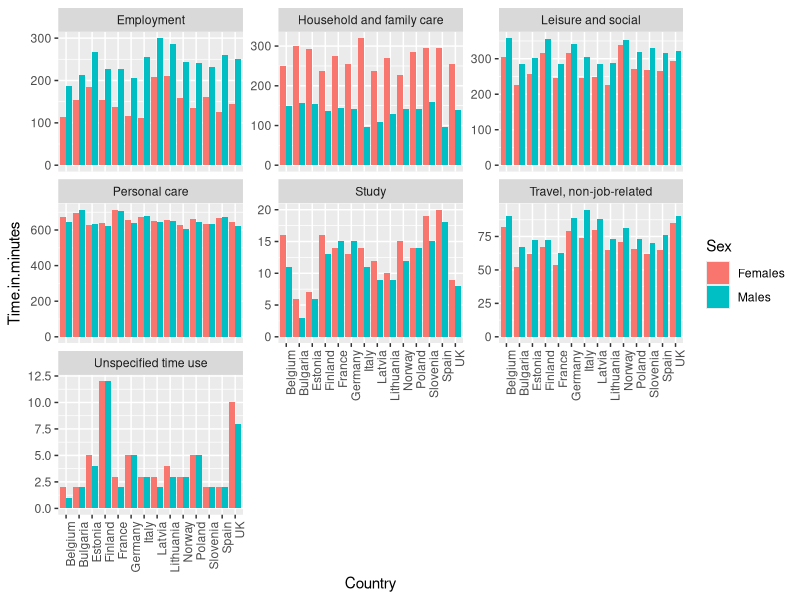
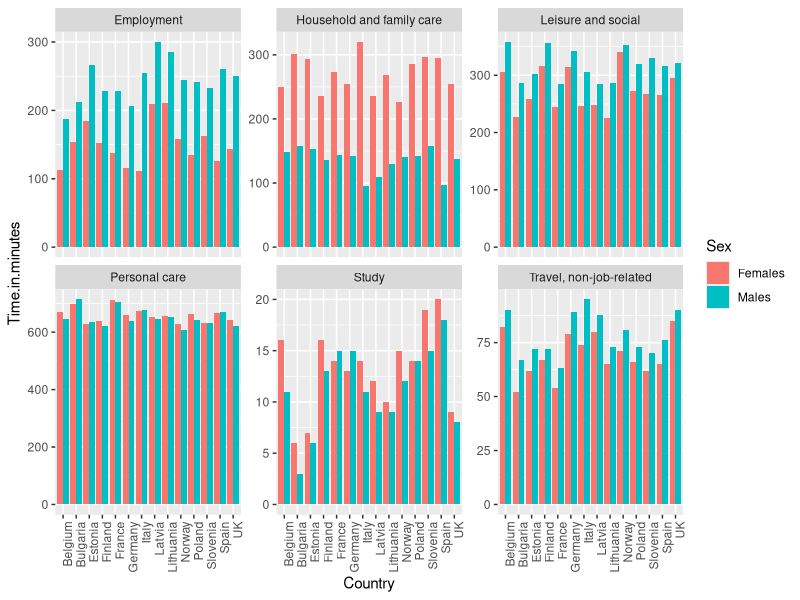
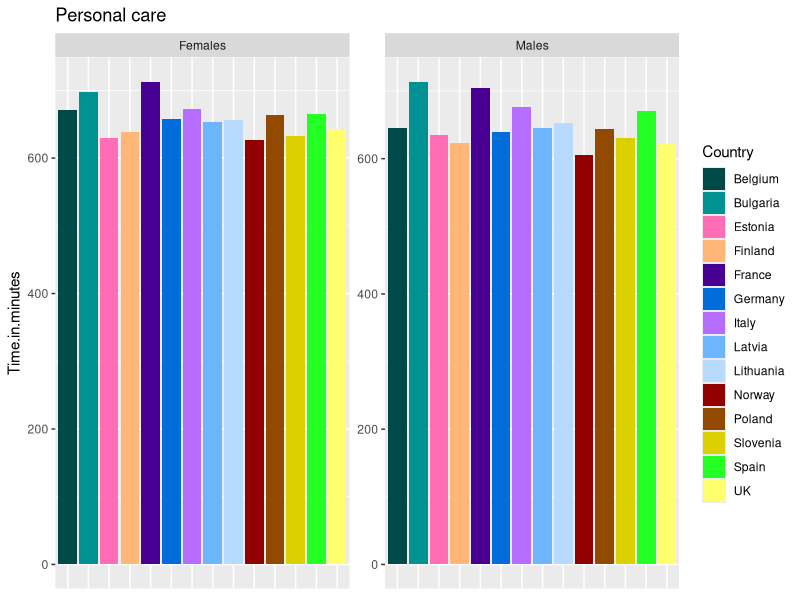
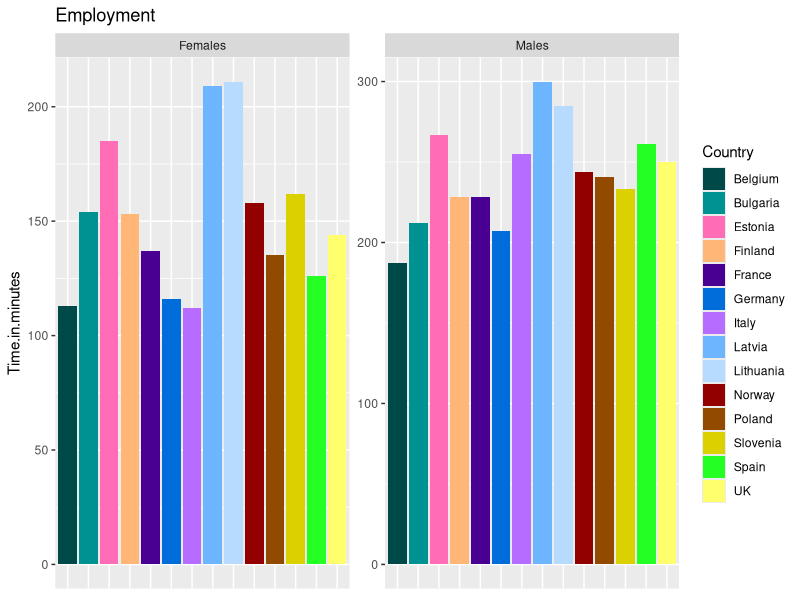
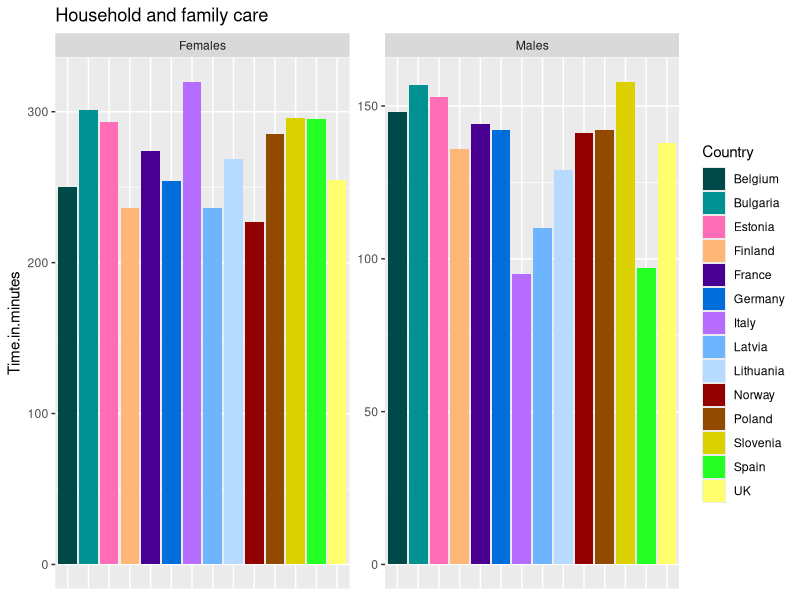
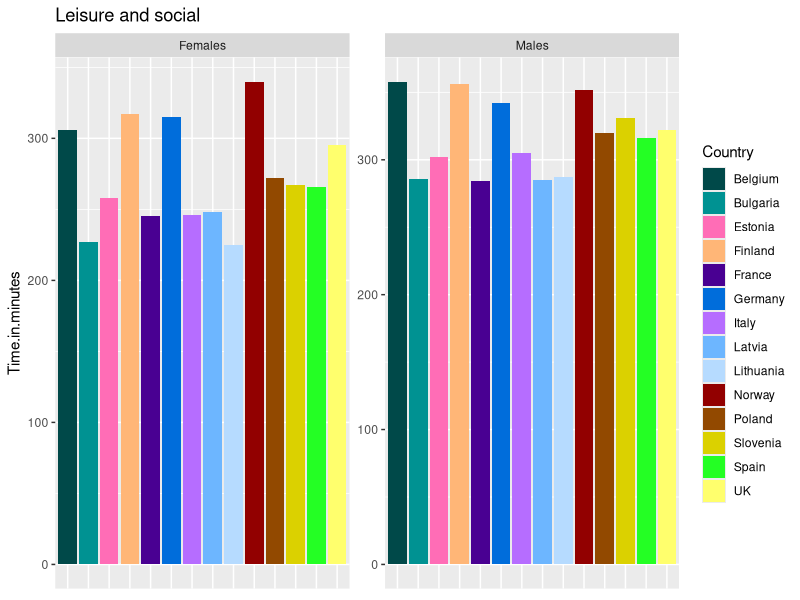
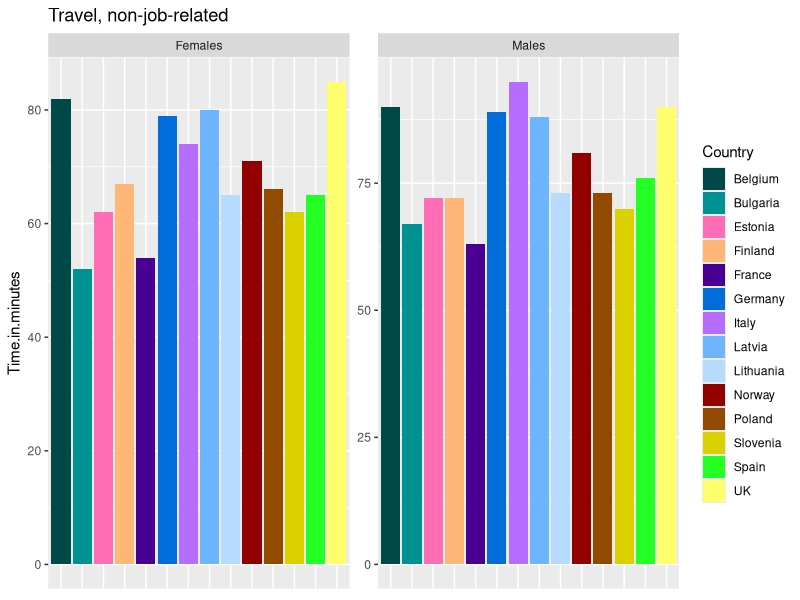

Generate these figures, in order, with R:
## ---- chunk 1
library(tidyr)
library(stringr)
library(dplyr)
library(ggplot2)
## ---- chunk 2
timeuse <- read.csv("TimeUse.csv",header=TRUE,skipNul = TRUE,check.names=FALSE,stringsAsFactors=FALSE)
## ---- chunk 3
dim(timeuse)
options(width=150)
head(timeuse[,1:5])
head(timeuse[,6:7])
col8 <- data.frame(Col8 = timeuse[,8],stringsAsFactors=FALSE)
colnames(col8) <- colnames(timeuse)[8]
head(col8)
head(timeuse[,9:10])
colnames(timeuse)
## ---- chunk 4
umbrella_per_sub_category <- data.frame(Individual.activity = colnames(timeuse)[c(5:7,9:10,12:14,16:31,33:49,51:57,58)],
Umbrella = rep(c("Personal care",
"Employment, related activities and travel as part of/during main and second job",
"Study",
"Household and family care",
"Leisure, social and associative life",
"Travel except travel related to jobs",
"Unspecified time use"),
times=c(3,2,3,length(16:31),length(33:49),length(51:57),1)),
stringsAsFactors=FALSE)
## ---- chunk 5
umbrella_categories <- colnames(timeuse)[colnames(timeuse) %in% umbrella_per_sub_category$Umbrella]
non_umbrella_categories <- colnames(timeuse)[colnames(timeuse) %in% umbrella_per_sub_category$Individual.activity]

timeuse_umbrella <- timeuse %>% select(c("SEX","GEO/ACL00","Total",umbrella_categories))

timeuse_non_umbrella <- timeuse %>% select(c("SEX","GEO/ACL00","Total",non_umbrella_categories))

timeuse <- timeuse_umbrella
## ---- chunk 6
unique(timeuse[,"GEO/ACL00"])
## ---- chunk 7
table(timeuse$Total)

timeuse <- timeuse[,setdiff(colnames(timeuse),"Total")]

colnames(timeuse)[1:2] <- c("Sex","Country")
## ---- chunk 8
dim(timeuse)
timeuse <- gather(timeuse,Activity,Time,-Sex,-Country)
dim(timeuse)

head(timeuse)
## ---- chunk 9
hours_and_minutes_to_minutes <- function(time){
	time_split <- strsplit(time,":")[[1]]
	hours <- as.numeric(time_split[1])
	minutes <- as.numeric(time_split[2])
	return((hours * 60) + minutes)
}
## ---- chunk 10
timeuse <- data.frame(timeuse,
	Time.in.minutes = unlist(lapply(timeuse$Time,FUN=hours_and_minutes_to_minutes)),
	stringsAsFactors=FALSE)

head(timeuse)
tail(timeuse)
## ---- chunk 11
24*60
aggregate(Time.in.minutes ~ Country + Sex,FUN=sum,data=timeuse)
## ---- chunk 12
timeuse$Activity <- plyr::mapvalues(timeuse$Activity,
	from = c("Employment, related activities and travel as part of/during main and second job",
		"Leisure, social and associative life",
		"Travel except travel related to jobs"),
	to = c("Employment",
		"Leisure and social",
		"Travel, non-job-related"))
## ---- chunk 13
set.seed(1392)

test_country <- sample(unique(timeuse$Country),1)

timeuse %>% filter(Country == test_country & Sex == "Females")
timeuse %>% filter(Country == test_country & Sex == "Males")
## ---- chunk 14
timeuse$Country <- plyr::mapvalues(timeuse$Country,
	from = c("Germany (including  former GDR from 1991)","United Kingdom"),
	to = c("Germany","UK"))
## ---- chunk 15
ggplot(timeuse,
aes(Country,Time.in.minutes,fill=Sex)) +
geom_bar(stat="identity",position = "dodge") +
facet_wrap(~Activity,scales="free_y") +
theme(axis.text.x = element_text(angle = 90, hjust = 1))
## ---- chunk 16
ggplot(timeuse[!(timeuse$Activity %in% "Unspecified time use"),],
aes(Country,Time.in.minutes,fill=Sex)) +
geom_bar(stat="identity",position = "dodge") +
facet_wrap(~Activity,scales="free_y") +
theme(axis.text.x = element_text(angle = 90, hjust = 1))
## ---- chunk 17

mycol <- c("#004949","#009292","#FF6DB6","#FFB677","#490092","#006DDB","#B66DFF","#6DB6FF","#B6DBFF","#920000","#924900","#DBD100","#24FF24","#FFFF6D","#000000") #Set up colorblind friendly vector. 

for(activity in setdiff(unique(timeuse$Activity),c("Unspecified time use","Study")))
{
print(ggplot(timeuse %>% filter(Activity == activity),
aes(Country,Time.in.minutes,fill=Country)) +
geom_bar(stat="identity") +
facet_wrap(~Sex,scales="free_y") +
theme(axis.title.x=element_blank(),axis.text.x=element_blank(),axis.ticks.x=element_blank()) +
scale_fill_manual(values = mycol) + 
ggtitle(activity))
}
